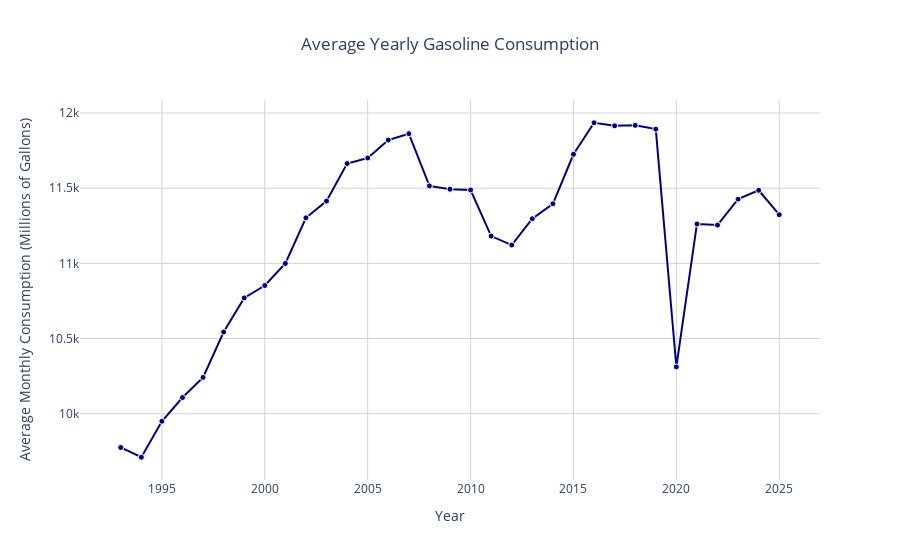

Notebook code cell kept with this figure:
### Code cell
# Create a line plot to visualize average yearly gasoline consumption

# Extract the Year from the Date column
consumption1["Year"] = consumption1["Date"].dt.year
yearly_avg = consumption1.groupby("Year")["Gasoline_Consumption(Millions of Gallons)"].mean().reset_index()

fig = px.line(
    yearly_avg,
    x="Year",
    y="Gasoline_Consumption(Millions of Gallons)",
    title="Average Yearly Gasoline Consumption",
    labels={
        "Year": "Year",
        "Gasoline_Consumption(Millions of Gallons)": "Average Monthly Consumption (Millions of Gallons)"
    },
)

# Customize the appearance
fig.update_traces(
    mode="lines+markers",
    line=dict(color="navy", width=2),
    marker=dict(size=6, color="navy", line=dict(width=1, color="white"))
)

fig.update_layout(
    template="plotly_white",
    hovermode="x unified",
    title_x=0.5,
    xaxis=dict(showgrid=True, gridcolor="lightgray"),
    yaxis=dict(showgrid=True, gridcolor="lightgray"),
)

fig.show()

### Figure 1 — Plotly figure (JSON) as saved in the notebook; plotly's stock layout.template omitted (floating-point values rounded to 4 significant figures)
{"data": [{"hovertemplate": "Year=%{x}<br>Average Monthly Consumption (Millions of Gallons)=%{y}<extra></extra>", "legendgroup": "", "line": {"color": "navy", "dash": "solid", "width": 2}, "marker": {"color": "navy", "line": {"color": "white", "width": 1}, "size": 6, "symbol": "circle"}, "mode": "lines+markers", "name": "", "orientation": "v", "showlegend": false, "type": "scatter", "x": [1993, 1994, 1995, 1996, 1997, 1998, 1999, 2000, 2001, 2002, 2003, 2004, 2005, 2006, 2007, 2008, 2009, 2010, 2011, 2012, 2013, 2014, 2015, 2016, 2017, 2018, 2019, 2020, 2021, 2022, 2023, 2024, 2025], "xaxis": "x", "y": [9776.0, 9711.0, 9950.0, 10110.0, 10240.0, 10540.0, 10770.0, 10850.0, 11000.0, 11300.0, 11410.0, 11660.0, 11700.0, 11820.0, 11860.0, 11520.0, 11490.0, 11490.0, 11180.0, 11120.0, 11300.0, 11400.0, 11730.0, 11940.0, 11910.0, 11920.0, 11890.0, 10310.0, 11260.0, 11250.0, 11430.0, 11490.0, 11320.0], "yaxis": "y"}], "layout": {"hovermode": "x unified", "legend": {"tracegroupgap": 0}, "title": {"text": "Average Yearly Gasoline Consumption", "x": 0.5}, "xaxis": {"anchor": "y", "domain": [0, 1], "gridcolor": "lightgray", "showgrid": true, "title": {"text": "Year"}}, "yaxis": {"anchor": "x", "domain": [0, 1], "gridcolor": "lightgray", "showgrid": true, "title": {"text": "Average Monthly Consumption (Millions of Gallons)"}}}}
